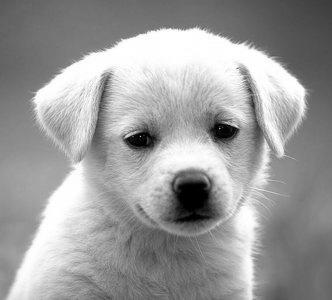
%> input picture B2DBY.jpg, 332 x 300 px
$ octave JPEG1.m   (GNU Octave 9; MATLAB toolbox functions it lacks are replaced by stand-ins)
%> lines starting %> are read from the running program, lines starting %| are printed output that depends on the picture
### get_basis.m
function basis = get_basis()

% This function returns the basis functions for DCT 'Discrete Cosine
%% Outputs:
    % basis: 8x8 Cell array of the bases functions of DCT

x =(0:7); y =(0:7);
basis = cell(8,8);
for u=1:8
    bx = cos((2*(x)+1)*(u-1)*pi/16);
    for v =1:8
        by = cos((2*(y)+1)*(v-1)*pi/16);
        basis{u,v}= bx'*by;
    end
end
end

### convert_dimensions.m

function [final_img, img_rows, img_cols] = convert_dimensions(img,dim)
%% This function constructs square matrix whose rows and columns divisable by dim
% Input:
   %     img: The input image whose dimensions will be changed.
   %     dim (1 integer): The number which th dimension of the new generated square matrix (image) must be divisable by.
 % Output:
   % final_img : The newly created image with dimensions divisible by dim
   % img_rows  : The number of rows of the new image
   % img_cols  : The number of columns of the new image.

img_rows = size(img,1); img_cols = size(img,2);
rems = rem(size(img),dim);
if rems(1) ~= 0
    img_rows = img_rows + dim-rems(1);
end
if rems(2) ~= 0
    img_cols = img_cols + dim-rems(2);
end
final_img = zeros(img_rows, img_cols);
final_img(1:size(img,1),1:size(img,2)) = img;
end

### image_dct.m
function img_f = image_dct(img,bases)
%This function performs the DCT for a matrix (image) whose rows and columns
%are multiples of 8

%% Inputs:
    % img: The image to be transformed using DCT
    % bases: The used DCT bases functions.
%% Outputs:
    % img_f : The image in the frequency domain after using DCT.

[rows,cols] = size(img);
img_f = zeros(size(img));
for n_row=1:rows/8
    for n_col=1:cols/8
       n_start_row = 8*(n_row-1)+1; n_start_col = 8*(n_col-1)+1;
       block = img(n_start_row:n_start_row+7,n_start_col:n_start_col+7);
       % Get the frequency domain matrix
       block = double(block);
       block_f= perform_dct(block,bases); %% DCT Operation
       img_f(n_start_row:n_start_row+7,n_start_col:n_start_col+7)= block_f;
    end
end

end

### special_quantize.m
function img_q = special_quantize(img,q)

% This function performs the quantization to the input 8x8 matrix with the
% input quantization table q.
%% Inputs:
    % img : matrix represents an image to be qunatized. The image should
                % has rows and columns divisible by 8
    % q   : A 8x8 quantization table.
%% Outputs:
    % img_q : The quantized image.

[rows,cols] = size(img);
img_q = zeros(size(img));
for n_row=1:rows/8
    for n_col=1:cols/8
       n_start_row = 8*(n_row-1)+1; n_start_col = 8*(n_col-1)+1;
       block = img(n_start_row:n_start_row+7,n_start_col:n_start_col+7);
       block_q= block./q;
       img_q(n_start_row:n_start_row+7,n_start_col:n_start_col+7)= block_q;
    end
end
    img_q = round(img_q);
end

### get_probabilities.m
function sys_probs = get_probabilities(data)

% This function calculates the symbols' probabilities in an input vector.
%% Input:
%       data : The vector of teh symbols
%% Output:
%       sys_probs = 2D Cell array; the first column is the symbols
%                                  the second column is the corresponging probabilities

[counts,symbols]=hist(data,unique(data));
probability=counts./length(data);
sys_probs = cell(length(symbols),2);
for i=1:length(symbols)
 sys_probs{i,1} = symbols(i);
 sys_probs{i,2} = probability(i);
end

end

### jpeg_huffman_table.m
function words= jpeg_huffman_table(prs)

% This function generates a huffman look-up table for encoding/decoding depending on the symbols' probabilities

%% Input:
%       prs : a 2D-cell array of 2 columns:
%              The 1st column includes the symbols
%              The 2nd column includes the corresponding probabilities
%% Output:
%      words: a 2D-cell array of 3 columns:
%              The 1st column includes the symbols sorted descendingly
%              accrording to the probabilities (column 2)
%              The 2nd column includes the corresponding probabilities
%              The 3rd column includes the corresponging binary
%              representation using huffman encoding algorithm.

len = length(prs);
words = cell(len,3);
probabilities = cell2mat(prs(:,2));
words(:,1) = prs(:,1);
words(:,2) = num2cell(probabilities');
words = sortrows(words,[2],'descend');
words(end-1,3) = num2cell(0); words(end,3) = num2cell(1);
temp = words(:,2:3);
temp(:,2) = num2cell(linspace(1,len,len))';

times = len-2;

for i=1:times
new_temp = cell(len-i,2);
new_temp(1:end-1,1:2) = temp(1:end-2,1:2);
new_temp{end,1} = temp{end-1,1}+temp{end,1};
new_temp{end,2} = cat(2,temp{end-1,2},temp{end,2});
temp = new_temp;
temp = sortrows(temp,[1],'descend');

 for j=0:1
   idx = length(temp{end-j,2});
   for i=1:idx
     words{temp{end-j,2}(i),3} = cat(2,j,words{temp{end-j,2}(i),3});
   end
 end

end

end

### JPEG1.m
%% This file is a trial script that includes and runs all the functions to compress an image.
clear; clc; close all;
%% Get the basis functions once
basis = get_basis();
%% Get the grayscale image
img = imread('B2DBY.jpg');
%> img is the input picture: size 300x332x3 uint8; min 0, max 255, mean 155.7
img = double(rgb2gray(img)); %convert to grayscale image
%> img: size 300x332 double
%% construct square matrix whose rows and columns divisable by 8
[img, rows, cols] = convert_dimensions(img,8);
%> in convert_dimensions, `final_img(1:size(img,1),1:size(img,2)) = img;`:
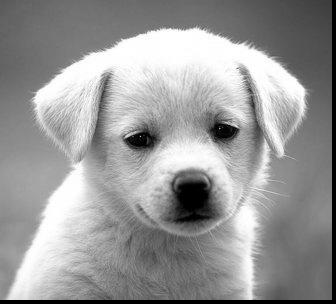
%> final_img: size 304x336 double; min 0, max 255, mean 151.9
%> rows = 304; cols = 336
%% DCT
freq_img = image_dct(img,basis);
%> after the loop in image_dct, `for n_row=1:rows/8`:
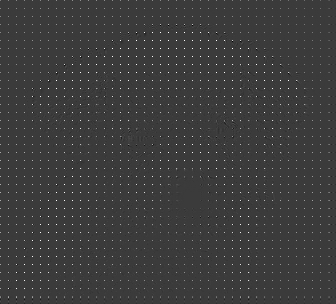
%> img_f: size 304x336 double; min -76.82, max 255, mean 2.4; drawn with min black and max white
%% Quantization
 q = [ 1 2 4 8 16 32 64 128;
           2 4 4 8 16 32 64 128;
           4 4 8 16 32 64 128 128;
           8 8 16 32 64 128 128 256;
           16 16 32 64 128 128 256 256;
           32 32 64 128 128 256 256 256;
           64 64 128 128 256 256 256 256;
           128 128 128 256 256 256 256 256];

quant_img = special_quantize(freq_img,q);
%> after the loop in special_quantize, `for n_row=1:rows/8`:
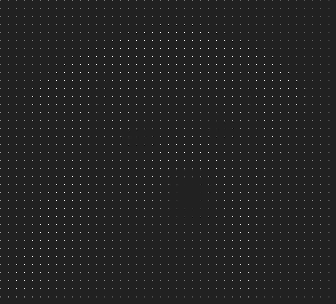
%> img_q: size 304x336 double; min -38.41, max 255, mean 2.4; drawn with min black and max white
%% Transform 2D to 1D & Run length Encoding
q_img_1D=[];
for n_row=1:rows/8
    for n_col=1:cols/8
       n_start_row = 8*(n_row-1)+1; n_start_col = 8*(n_col-1)+1;
       block = quant_img(n_start_row:n_start_row+7,n_start_col:n_start_col+7);
       block_1D = run_length_encoding(block);
       q_img_1D = [q_img_1D block_1D];
    end
end
%> this loop made 38 passes
%% Huffman Step
 Prs = get_probabilities(q_img_1D);
%> in get_probabilities, `[counts,symbols]=hist(data,unique(data));`: counts = 288 values, max 3343 at index 36, min 1 at index 3, mean 49.75; symbols = 288 values from -38 to 255
%> in get_probabilities, `probability=counts./length(data);`: probability = 288 values, max 0.233 at index 36, min 6.98e-05 at index 3, mean 0.00347
%> in get_probabilities, `sys_probs = cell(length(symbols),2);`: sys_probs = 576 items
%> Prs = 576 items
 dict2 = jpeg_huffman_table(Prs);
%> in jpeg_huffman_table, `len = length(prs);`: len = 288
%> in jpeg_huffman_table, `words = cell(len,3);`: words = 864 items
%> in jpeg_huffman_table, `probabilities = cell2mat(prs(:,2));`: probabilities has the same summary as probability in get_probabilities
%> the run ends on the next line
